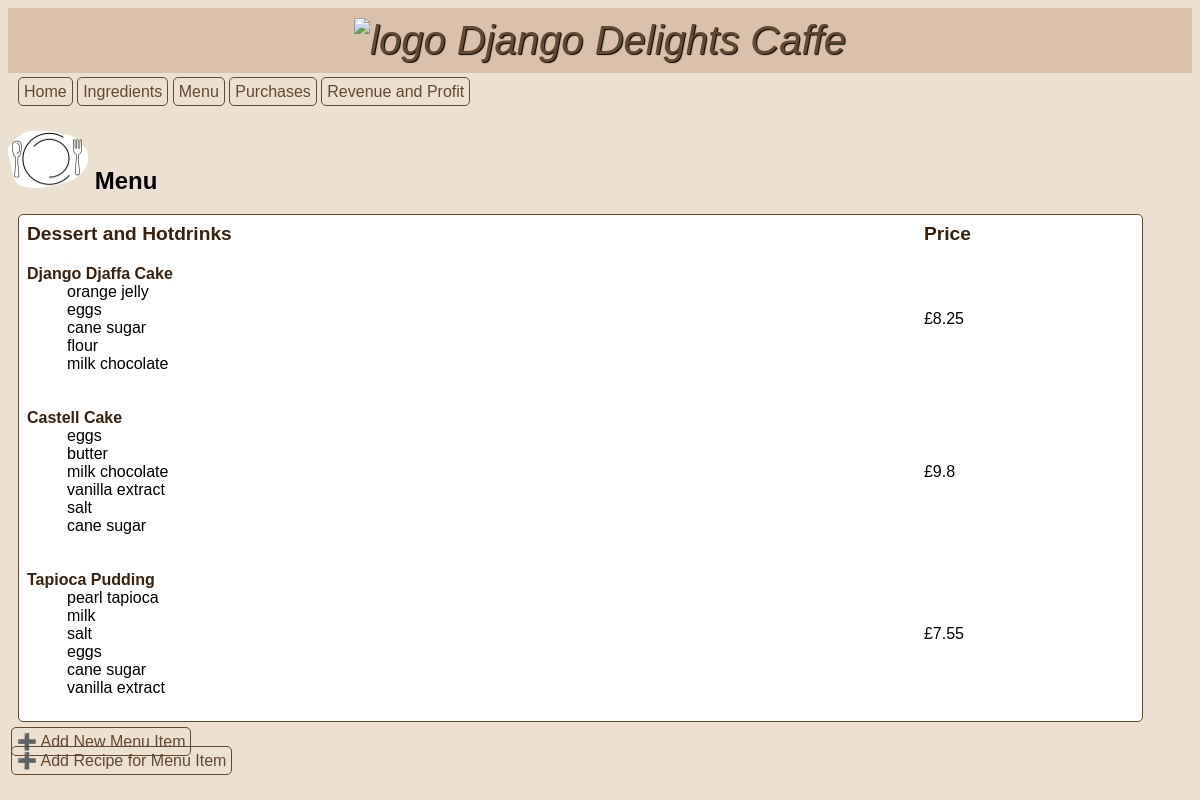
/menu/list, run on an earlier commit of the app's database.
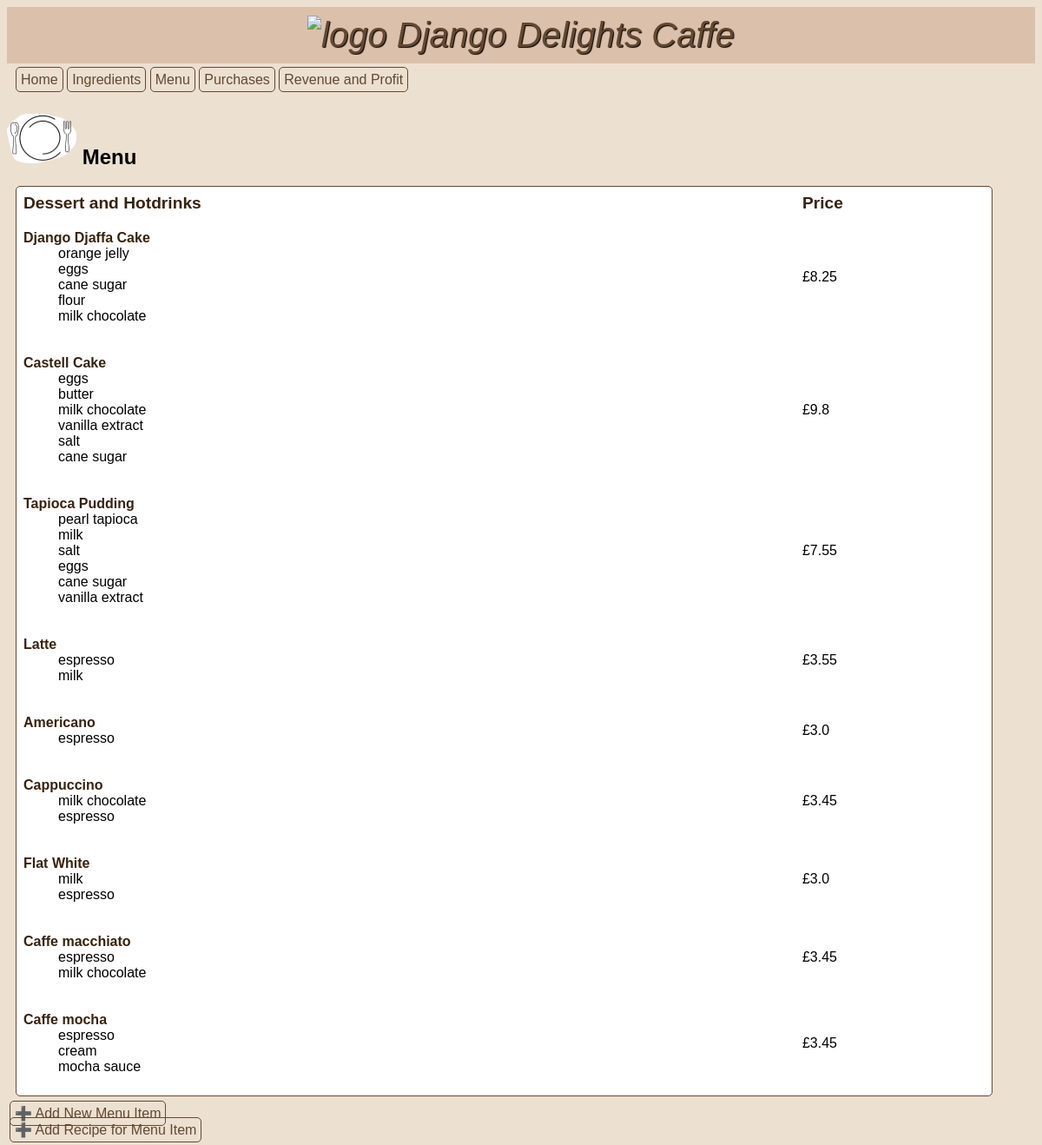
And on a later commit of the database.
### inventory/models.py (models this page shows, shortened)
class MenuItem(models.Model):
  title = models.CharField(max_length=50, verbose_name="Menu Item")
  price = models.FloatField(default=0.0, verbose_name="Price")
  image  = models.ImageField(blank=True, upload_to="static/inventory")

class RecipeRequirement(models.Model):
  menu_item = models.ForeignKey(MenuItem, on_delete=models.CASCADE, verbose_name="Menu Item")
  ingredient = models.ForeignKey(Ingredient, on_delete=models.CASCADE, verbose_name="Ingrediet")
  quantity = models.FloatField(default=0.0, verbose_name="Quantity")

class Ingredient(models.Model):
  OUNCE = "ounces"
  LBS = "lbs"
  GRAMS = "grams"
  UNITS = "units"
  OTHER = "other"
  UNIT_TYPE_CHOICES = [
    (OUNCE, "ounces"),
    (LBS, "lbs"),
    (GRAMS, "grams"),
    (UNITS, "units"),
    (OTHER, "other")
  ]
  name = models.CharField(max_length=50, verbose_name= "Ingredient")
  quantity = models.FloatField(default=0.0, verbose_name="Quantity")
  unit = models.CharField(max_length=10, choices=UNIT_TYPE_CHOICES, default=OTHER, verbose_name="Units")
  unit_price = models.FloatField(default=0.0, verbose_name="Price per unit")

### inventory/views.py (the view)
# urls.py: path('menu/list', views.MenuView.as_view(), name='menu'),
class MenuView(ListView):
    model = MenuItem
    template_name = "inventory/menu.html"
    def get_context_data(self):
       context = super().get_context_data()
       context["menu"] = MenuItem.objects.all()
       return context

### inventory/templates/inventory/menu.html (shortened to what this page needs)
{% extends 'base.html' %} {% load static %} {% block content %}
<h2>
  <img src="{% static 'inventory/menu.png' %}" alt="ingredient" width="80px" />
  Menu
</h2>
<table>
  <thead>
    <tr class="table-heading">
      <th>Dessert and Hotdrinks</th>
      <th>Price</th>
    </tr>
  </thead>
  <tbody>
    {% for menu_item in object_list %}
    <tr class="table-content">
      <td>
        <dl>
          <dt class="dessert-name">{{ menu_item.title }}</dt>
          {% for recipe in menu_item.reciperequirement_set.all %}
          <dd>{{ recipe.ingredient.name }}</dd>
          {% endfor %}
        </dl>
      </td>
      <td>£{{ menu_item.price }}</td>
    </tr>
    {% endfor %}
  </tbody>
</table>
<div>
  <a class="add" href="{% url 'menucreate' %}">➕ Add New Menu Item</a><br />
  <a class="add" href="{% url 'recipecreate' %}">➕ Add Recipe for Menu Item</a>
</div>
{% endblock %}

What changed in the data, as far as the page shows it:
added MenuItem: title "Latte", price "3.55"
added RecipeRequirement: ingredient.name "espresso", shown under "Latte"
added RecipeRequirement: ingredient.name "milk", shown under "Latte"
added MenuItem: title "Americano", price "3.0"
added RecipeRequirement: ingredient.name "espresso", shown under "Americano"
added MenuItem: title "Cappuccino", price "3.45"
added RecipeRequirement: ingredient.name "milk chocolate", shown under "Cappuccino"
added RecipeRequirement: ingredient.name "espresso", shown under "Cappuccino"
added MenuItem: title "Flat White", price "3.0"
added RecipeRequirement: ingredient.name "milk", shown under "Flat White"
added RecipeRequirement: ingredient.name "espresso", shown under "Flat White"
added MenuItem: title "Caffe macchiato", price "3.45"
added RecipeRequirement: ingredient.name "espresso", shown under "Caffe macchiato"
added RecipeRequirement: ingredient.name "milk chocolate", shown under "Caffe macchiato"
added MenuItem: title "Caffe mocha", price "3.45"
added RecipeRequirement: ingredient.name "espresso", shown under "Caffe mocha"
added RecipeRequirement: ingredient.name "cream", shown under "Caffe mocha"
added RecipeRequirement: ingredient.name "mocha sauce", shown under "Caffe mocha"
